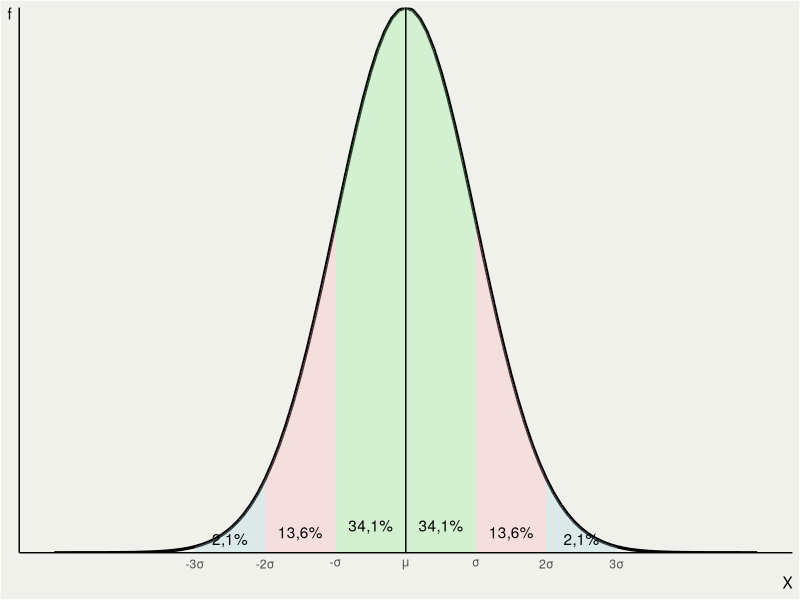

Write R code to recreate this figure.
## ---- chunk 1
library(tidyverse)
grafik<-function(dataset,...) {
  dataset |>
    ggplot(aes(...))+
    scale_x_continuous(expand = c(0, 0)) + scale_y_continuous(expand = c(0, 0))+
    theme_classic()+
    theme(axis.title.x = element_text(hjust=1),
        axis.title.y = element_text(angle=0,hjust=1,vjust=1),
        panel.grid=element_blank(),
#        axis.text.x=element_blank(),
        axis.text.y=element_blank(),
        axis.ticks.x=element_blank(),
        axis.ticks.y=element_blank(),
        legend.position=c(1,1),
        legend.justification = c(1,1),
        legend.spacing=unit(0,"cm"),
        legend.margin=margin(0,0,0,0),
        panel.background = element_rect(fill = "#f0f1eb",
                                        colour = "#f0f1eb"),
        plot.background = element_rect(fill = "#f0f1eb"),
        legend.key = element_rect(fill = "#f0f1eb",linetype = "blank"),
        legend.background = element_rect(fill="#f0f1eb"))
}  
det<-data.frame(x=c(0,1))

wew<-seq(0,1,0.01)

sd1 <- function(x) {
    y <- dnorm(wew, mean = 0.5, sd = 0.1)
    y[x < 0.4 | x > .6] <- NA
    return(y)
}
sd2 <- function(x) {
    y <- dnorm(wew, mean = 0.5, sd = 0.1)
    y[x < 0.3 | x > .701] <- NA
    y[x > 0.4 & x < .6] <- NA
    return(y)
}
sd3 <- function(x) {
    y <- dnorm(wew, mean = 0.5, sd = 0.1)
    y[x < 0.2 | x > .8] <- NA
    y[x > 0.3 & x < .7] <- NA
    return(y)
}

det |>
  grafik(x=x)+
  stat_function(fun=dnorm,args=list(0.5,0.1),size=1.1)+
  stat_function(fun=sd1,geom="area",fill="lightgreen",alpha=.3)+
  stat_function(fun=sd2,geom="area",fill="lightpink",alpha=.3)+
  stat_function(fun=sd3,geom="area",fill="lightblue",alpha=.3)+
  geom_vline(xintercept=.5)+
  annotate("text",label="34,1%",y=.2,x=.55)+
  annotate("text",label="34,1%",y=.2,x=.45)+
  annotate("text",label="13,6%",y=.15,x=.65)+
  annotate("text",label="13,6%",y=.15,x=.35)+
  annotate("text",label="2,1%",y=.1,x=.75)+
  annotate("text",label="2,1%",y=.1,x=.25)+
  scale_x_continuous(breaks = c(0.2,.3,.4,.5,.6,.7,.8),labels = c(paste0('-3\U03C3'),paste0('-2\U03C3'),paste0('-\U03C3'),expression(mu),paste0('\U03C3'),paste0('2\U03C3'),paste0('3\U03C3')))+
  labs(x="X",y="f")

